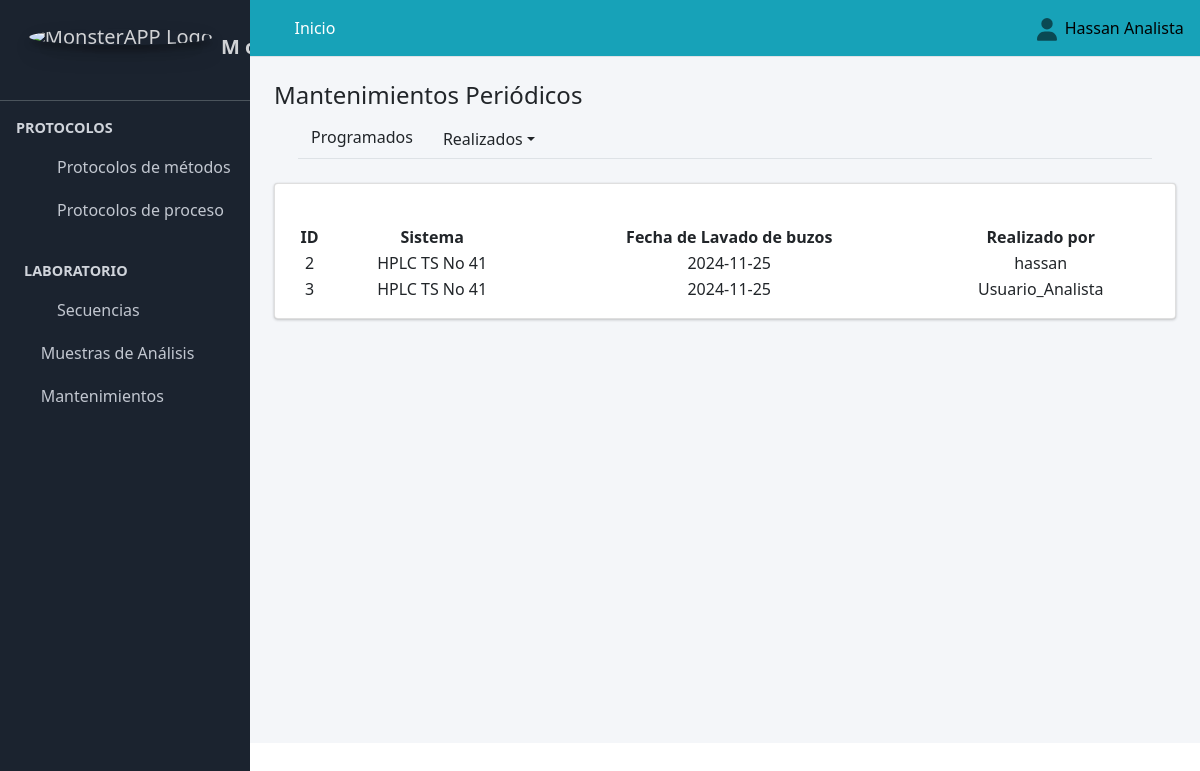
Screenshot of /mantenimientos_buzos_realizados/ (signed in) with the database file from the repository.
### Aplicaciones/Secuencias/models.py (models this page shows, shortened)
class Lavado_buzo(models.Model):
    date_joined = datetime.datetime.now()
    progrmado = datetime.datetime.now() + datetime.timedelta(days=30)
    limite_inferior = datetime.datetime.now() + datetime.timedelta(days=59.8)
    limite_superior = datetime.datetime.now() + datetime.timedelta(days=60.9)
    progrmado_mantenimiento = datetime.datetime.now() + datetime.timedelta(days=60.8)
    limite_inferior_mantenimiento = datetime.datetime.now() + datetime.timedelta(days=5)
    limite_superior_mantenimiento = datetime.datetime.now() + datetime.timedelta(days=7)
    progrmado_calificacion = datetime.datetime.now() + datetime.timedelta(days=60.8)
    limite_inferior_calificacion = datetime.datetime.now() + datetime.timedelta(days=5)
    limite_superior_calificacion = datetime.datetime.now() + datetime.timedelta(days=7)
    sistema=models.ForeignKey(to=Sistema, on_delete=models.CASCADE, verbose_name="Sistema", null=True, blank=False)
    fecha_lavado_buzo=models.DateField(verbose_name="Fecha de lavado de buzos", null=True, blank=True, default=progrmado)
    fecha_lavado_celda=models.DateField(verbose_name="Fecha de lavado de celda", null=True, blank=True, default=progrmado)
    fecha_test_diagnostico=models.DateField(verbose_name="Fecha del test", null=True, blank=True, default=progrmado)
    fecha_mantenimiento=models.DateField(verbose_name="Fecha del Mantenimiento", null=True, blank=True, default=progrmado_mantenimiento)
    fecha_calificacion=models.DateField(verbose_name="Fecha de la calificación", null=True, blank=True, default=progrmado_mantenimiento)
    fecha_alerta_inferior=models.DateField(verbose_name="Fecha de alerta inferior", null=True, blank=True, default=limite_inferior)
    fecha_alerta_superior=models.DateField(verbose_name="Fecha de alerta superior", null=True, blank=True, default=limite_superior)
    fecha_alerta_inferior_celda=models.DateField(verbose_name="Fecha de alerta inferior celda", null=True, blank=True, default=limite_inferior)
    fecha_alerta_superior_celda=models.DateField(verbose_name="Fecha de alerta superior celda", null=True, blank=True, default=limite_superior)
    fecha_alerta_inferior_test=models.DateField(verbose_name="Fecha de alerta inferior test", null=True, blank=True, default=limite_inferior)
    fecha_alerta_superior_test=models.DateField(verbose_name="Fecha de alerta superior test", null=True, blank=True, default=limite_superior)
    fecha_alerta_inferior_mantenimiento=models.DateField(verbose_name="Fecha de alerta inferior mantenimiento", null=True, blank=True, default=limite_inferior_mantenimiento)
    fecha_alerta_superior_mantenimiento=models.DateField(verbose_name="Fecha de alerta superior mantenimiento", null=True, blank=True, default=limite_superior_mantenimiento)
    fecha_alerta_inferior_calificacion=models.DateField(verbose_name="Fecha de alerta inferior calificación", null=True, blank=True, default=limite_inferior_mantenimiento)
    fecha_alerta_superior_calificacion=models.DateField(verbose_name="Fecha de alerta superior calificación", null=True, blank=True, default=limite_superior_mantenimiento)
    class Condicion(models.TextChoices):
        ACTIVO = "Activo", "ACTIVO"
        PASIVO = "Pasivo", "PASIVO"
    condicion=models.CharField(max_length=90, choices=Condicion.choices, default=Condicion.ACTIVO, verbose_name="Condicion")
    class Status(models.TextChoices):
        PROGRAMADO = "Programado", "PROGRAMADO"
        REALIZADO = "Realizado", "REALIZADO"
        PENDIENTE = "Pendiente", "PENDIENTE"
    status=models.CharField(max_length=90, choices=Status.choices, default=Status.PROGRAMADO, verbose_name="Status Buzos", null=True, blank=True)
    class Status_celda(models.TextChoices):
        PROGRAMADO = "Programado", "PROGRAMADO"
        REALIZADO = "Realizado", "REALIZADO"
        PENDIENTE = "Pendiente", "PENDIENTE"
    status_celda=models.CharField(max_length=90, choices=Status_celda.choices, default=Status_celda.PROGRAMADO, verbose_name="Status Celdas", null=True, blank=True)
    class Status_test(models.TextChoices):
        PROGRAMADO = "Programado", "PROGRAMADO"
        REALIZADO = "Realizado", "REALIZADO"
        PENDIENTE = "Pendiente", "PENDIENTE"
    status_test=models.CharField(max_length=90, choices=Status_test.choices, default=Status_test.PROGRAMADO, verbose_name="Status Test", null=True, blank=True)
    class Status_mantenimiento(models.TextChoices):
        PROGRAMADO = "Programado", "PROGRAMADO"
        REALIZADO = "Realizado", "REALIZADO"
        PENDIENTE = "Pendiente", "PENDIENTE"
    status_mantenimiento=models.CharField(max_length=90, choices=Status_mantenimiento.choices, default=Status_mantenimiento.PROGRAMADO, verbose_name="Status Mantenimiento", null=True, blank=True)
    class Status_calificacion(models.TextChoices):
        PROGRAMADO = "Programado", "PROGRAMADO"
        REALIZADO = "Realizado", "REALIZADO"
        PENDIENTE = "Pendiente", "PENDIENTE"
    status_calificacion=models.CharField(max_length=90, choices=Status_calificacion.choices, default=Status_calificacion.PROGRAMADO, verbose_name="Status Calificación", null=True, blank=True)
    realizado_por=models.CharField(max_length=250, verbose_name="Lavado de buzos realizados por",  null=True, blank=True)
    realizado_por_celda=models.CharField(max_length=250, verbose_name="Lavado de celda realizado por",  null=True, blank=True)
    realizado_por_test=models.CharField(max_length=250, verbose_name="Test realizado por",  null=True, blank=True)
    realizado_por_mantenimiento=models.CharField(max_length=250, verbose_name="Mantenimiento realizado por",  null=True, blank=True)
    realizado_por_calificacion=models.CharField(max_length=250, verbose_name="Calificado por",  null=True, blank=True)
    observaciones=models.CharField(max_length=250, verbose_name="Observaciones",  null=True, blank=True)

class Sistema(models.Model):
    nombre=models.CharField(max_length=250, verbose_name="Sistema",  null=True, blank=False)
    class Condicion(models.TextChoices):
        ACTIVO = "Activo", "ACTIVO"
        PASIVO = "Pasivo", "PASIVO"
    condicion=models.CharField(max_length=90, choices=Condicion.choices, default=Condicion.ACTIVO, verbose_name="Condicion")
    def __str__(self):
        return(self.nombre)

### Aplicaciones/Secuencias/views.py (the view)
# urls.py: path("mantenimientos_buzos_realizados/",views.mantenimientos_buzos_realizados, name="mantenimientos_buzos_realizados"),
@login_required
def mantenimientos_buzos_realizados(request):
    titulo="Mantenimientos Periódicos"
    lavado_buzo=Lavado_buzo.objects.all()
    context={
        "titulo":titulo,
        "lavado_buzo":lavado_buzo,
    }
    return render(request, "secuencias/mantenimientos_buzos_realizados.html", context)

### MONSTER_APP/templates/secuencias/mantenimientos_buzos_realizados.html (shortened to what this page needs)
{% extends "partial/body.html" %}
{% load crispy_forms_tags %}
{% load crispy_forms_filters %}
{% block contenido %}
{% load bootstrap5 %}
{% load static %}
{% include "partial/header_mantenimientos.html" %}
<section >
  <div class="container"><br>
    <div class="card">
      <div class="container-fluid">
          <div class="row">
            <div class="col-md-6"> <br>
                </div>
                  <br>
            </div>
      </div>
        <div class="card-body table-responsive">
          <table id="example3" class="display" style="width:100%">
            <thead class="">
              <tr>
                  <th class="text-center">ID</th>
                  <th class="text-center">Sistema</th>
                  <th class="text-center">Fecha de Lavado de buzos</th>
                  <th class="text-center">Realizado por</th>
              </tr>
              </thead>
              <tbody id="myTable">
                  {% for item in lavado_buzo.all %}
                  {% if item.status == "Realizado" %}
  <tr>
              <td class="text-center">{{item.id}}</td>
              <td class="text-center">{{item.sistema}}</td>
              <td class="text-center">{{item.fecha_lavado_buzo|date:'Y-m-d'}}</td>
              <td class="text-center">{{item.realizado_por}}</td>
              </tr>
               {% endif %}
              {% endfor %}
              </tbody>
          </table>
          <link href="https://cdn.datatables.net/v/dt/jq-3.7.0/dt-2.0.3/b-3.0.1/b-html5-3.0.1/date-1.5.2/sl-2.0.0/datatables.min.css" rel="stylesheet">
          </div>
        </div>
      </div>
</section>
        <link href="https://cdn.datatables.net/v/dt/jq-3.7.0/dt-2.0.3/b-3.0.1/b-html5-3.0.1/date-1.5.2/sl-2.0.0/datatables.min.css" rel="stylesheet">
{% endblock contenido %}

### MONSTER_APP/templates/partial/navbar.html (shortened to what this page needs)
{% load static %}
  <nav class="main-header navbar navbar-expand  navbar-info navbar-light" >
    <ul class="navbar-nav">
      <li class="nav-item">
        <a class="nav-link" data-widget="pushmenu" href="#"><i class="fas fa-bars"></i></a>
      </li>
      {% if user.is_authenticated %}
      <li class="nav-item d-none d-sm-inline-block">
        <a href="{% url 'adm_inicio' %}" class="nav-link text-white">Inicio</a>
      </li>
      {% else %}
      <li class="nav-item d-none d-sm-inline-block">
        <a href="" class="nav-link text-white disabled">Inicio</a>
      </li>
      {% endif %}
    </ul>
    <ul class="navbar-nav ml-auto">
      <li class="nav-item dropdown ">
        <a class="nav-link" data-toggle="dropdown" href="#">
        </a>
        {% if user.is_authenticated %}
      </li>
    </ul>
<h7 class="text-black">{{ user.first_name }}&nbsp;&nbsp;</h7>
{% else %}
<a class="text-black" href="{% url 'sign_in' %}">Iniciar sesión</a>
{% endif %}
  </nav>

### rows the page displays
Lavado_buzo: id "2", sistema "HPLC TS No 41", fecha_lavado_buzo "2024-11-25", realizado_por "hassan"
Lavado_buzo: id "3", sistema "HPLC TS No 41", fecha_lavado_buzo "2024-11-25", realizado_por "Usuario_Analista"

### other values shown
{{ user.first_name }} "Hassan Analista"
